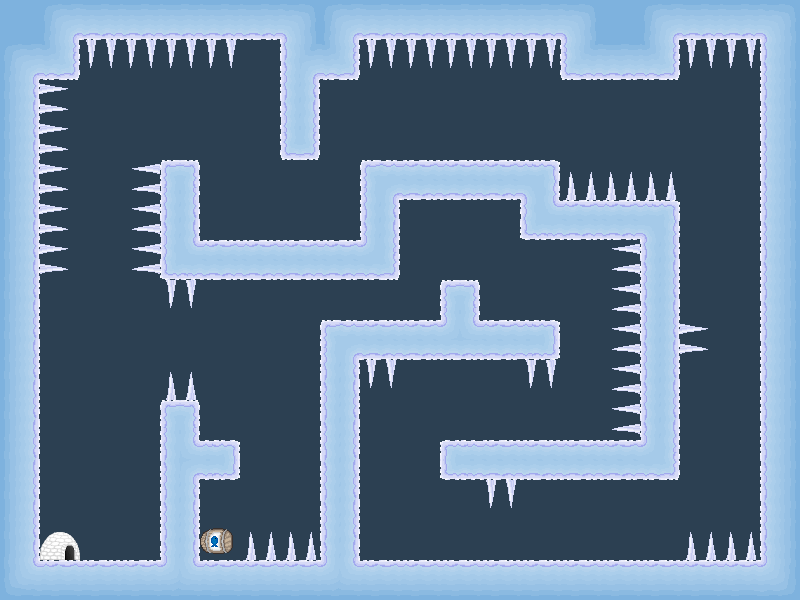

Rendered tile map (Tiled .tmx) drawn with the repository's tilesets; below, a short description and the map source with its tile grids summarised:
An orthogonal 20x15 tile map with 40x40 px tiles, 1 tile layer (textures), 1 hidden layer not drawn, 3 tilesets and 22 objects (15x spikes, 5x snowstorm, mainPlayer, me.LevelEntity).

<map version="1.0" orientation="orthogonal" width="20" height="15" tilewidth="40" tileheight="40" backgroundcolor="#2c4052">
 <tileset firstgid="1" name="solid" tilewidth="40" tileheight="40">
  <image source="tilesets/solid.png" width="40" height="40" />
  <tile id="0">
   <properties>
    <property name="type" value="solid" />
   </properties>
  </tile>
 </tileset>
 <tileset firstgid="2" name="textures" tilewidth="40" tileheight="40">
  <image source="tilesets/textures.png" width="160" height="480" />
 </tileset>
 <tileset firstgid="50" name="objects" tilewidth="40" tileheight="40">
  <image source="tilesets/objects.png" width="160" height="120" />
 </tileset>
 <layer name="textures" width="20" height="15">
  <data>[300 cells, 159 non-empty, 31 distinct tile ids]</data>
 </layer>
 <objectgroup color="#00ff00" name="Entities" width="20" height="15">
  <object name="mainPlayer" x="80" y="520" width="40" height="40" />
  <object name="me.LevelEntity" x="200" y="520" width="40" height="40" />
  <object name="snowstorm" x="80" y="80" width="40" height="40" />
  <object name="snowstorm" x="200" y="80" width="40" height="40" />
  <object name="snowstorm" x="400" y="280" width="40" height="40" />
  <object name="snowstorm" x="680" y="480" width="40" height="40" />
  <object name="snowstorm" x="400" y="520" width="40" height="40" />
 </objectgroup>
 <objectgroup color="#ff0000" name="EnemyEntities" width="20" height="15">
  <object name="spikes" x="40" y="80" width="40" height="200" />
  <object name="spikes" x="120" y="160" width="40" height="120" />
  <object name="spikes" x="160" y="280" width="40" height="40" />
  <object name="spikes" x="160" y="360" width="40" height="40" />
  <object name="spikes" x="240" y="520" width="80" height="40" />
  <object name="spikes" x="360" y="360" width="40" height="40" />
  <object name="spikes" x="520" y="360" width="40" height="40" />
  <object name="spikes" x="480" y="480" width="40" height="40" />
  <object name="spikes" x="680" y="320" width="40" height="40" />
  <object name="spikes" x="600" y="240" width="40" height="200" />
  <object name="spikes" x="560" y="160" width="120" height="40" />
  <object name="spikes" x="680" y="520" width="80" height="40" />
  <object name="spikes" x="680" y="40" width="80" height="40" />
  <object name="spikes" x="360" y="40" width="200" height="40" />
  <object name="spikes" x="80" y="40" width="160" height="40" />
 </objectgroup>
 <layer name="collision" width="20" height="15" visible="0">
  <data>[300 cells, 120 non-empty, 1 distinct tile ids]</data>
 </layer>
</map>
